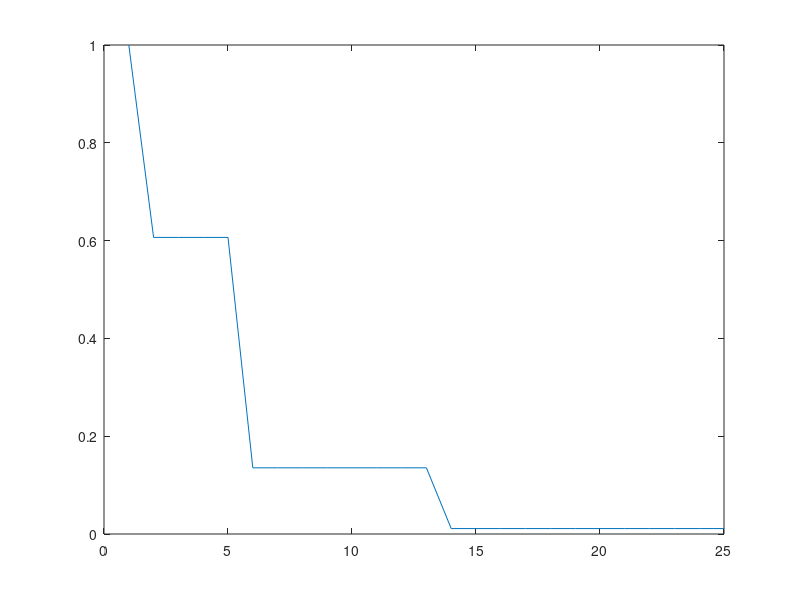
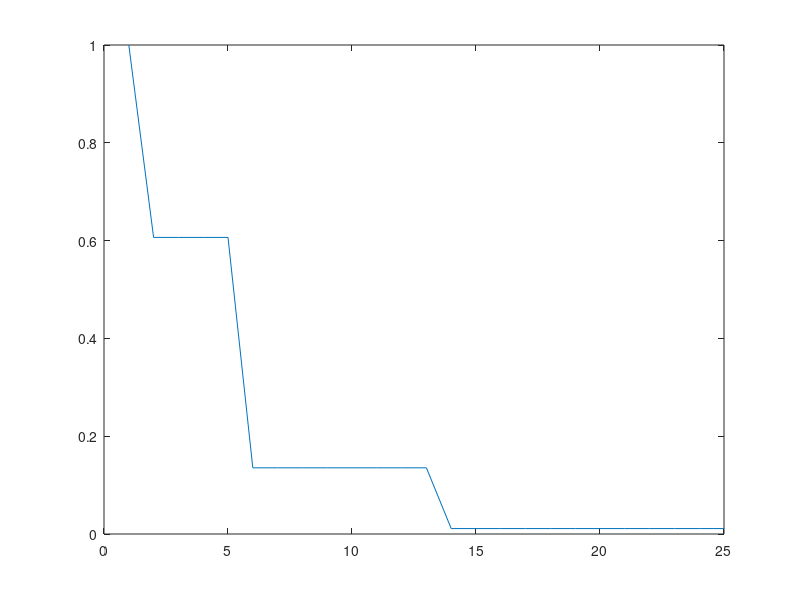

Source code (MATLAB) for these figures, in order:
close all;

% testing the shape of the activation function. logistic
L=1; % maximum
k=.25; % curve steepness, also determines how low is the initial start
% b=1;
b=2/3;
a=1.7159;
% a = 1;
d = 2;
sigma2 = 1;
v = 1;

maxDist = 100;
steps = 1;
maxDist_weights = 1e-5;
minDist_weights = 1e-8;

% x = 0:steps:maxDist;
x = [0,repelem(1,4),repelem(2,8),repelem(3,12)];
% xaxis = 0:steps:maxDist;

% xlog = log(v./((d*x.^2)./d));
% xlog = 1./((d*(x.^2))./d);

% plot(-x,xlog)

% acts = L ./ (1 + exp(-k * xlog));
% acts = tanh(xlog);
% acts = a.*tanh(b.*x);

mse_max = sum(repelem(maxDist_weights,d).^2) / d;
mse_min = sum(repelem(minDist_weights,d).^2) / d;


acts_min = (1-a*tanh(b*mse_max))*exp(-(x.^2) / (2*sigma2));
acts_max = (1-a*tanh(b*mse_min))*exp(-(x.^2) / (2*sigma2));
acts_min_total = sum(acts_min);
acts_max_total = sum(acts_max);

figure
plot(acts_min)

figure
plot(acts_max)

% note, however, that the weights aren't updated linearly. Rather, they
% also travel along and exp() curve. 

% the total change will be approximately the difference between acts max
% and acts min
changeTot = acts_max_total - acts_min_total;

% so, we want that change to occur over the course of about 60 trials
% although there are a total of 72 trials, if saturation doesn't occur
% until the very end of the second half, it'llbe easier to preserve the
% performance of the lesioned networks durign the low ambiguity condition,
% during which they're still seeing many features
eta = changeTot / 40

% that eta happens ~20 times per fixation
% but, need to account for the fact that all 6 simple features aren't seen on every
% trial, and that 4 grids need to be saturated
eta_use = (eta /( 20))*24
